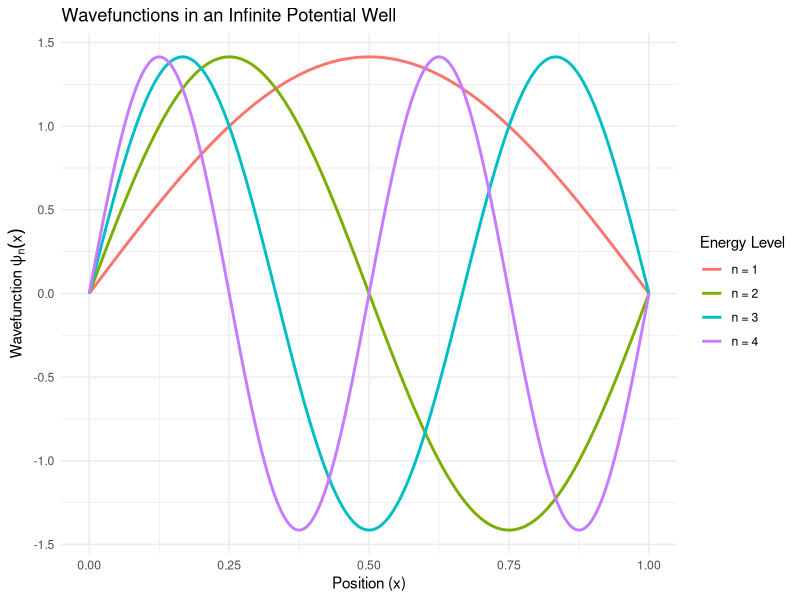
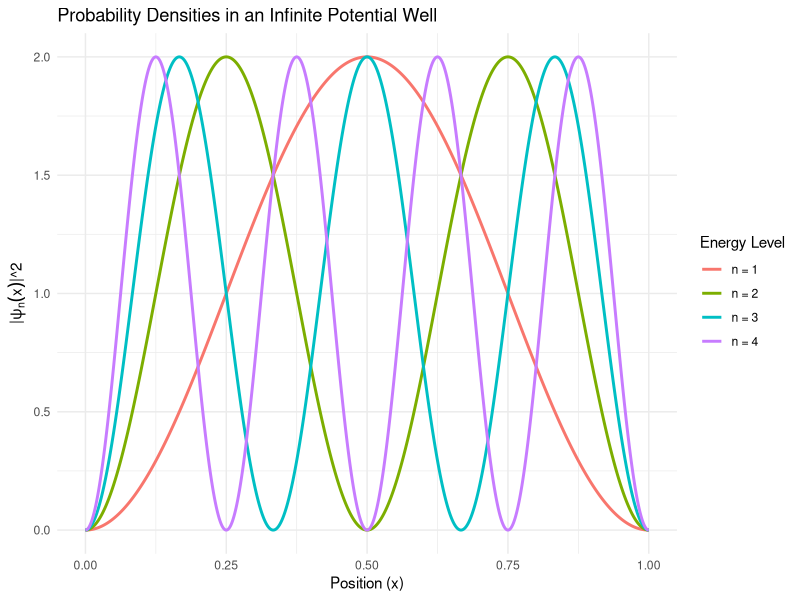

Reproduce these figures in R, in order.
# Conditional installation of required libraries
if(!require(ggplot2)) install.packages("ggplot2")
if(!require(tidyr)) install.packages("tidyr")      # For data manipulation
if(!require(dplyr)) install.packages("dplyr")      # For data manipulation

# Load the libraries
library(ggplot2)
library(tidyr)
library(dplyr)

# Define parameters
L <- 1        # Width of the potential well (meters)
m <- 1        # Mass of the particle (kg)
hbar <- 1     # Reduced Planck's constant

# Position range
x <- seq(0, L, length.out = 1000)

# Function to calculate the wavefunction for a particle in an infinite potential well
psi_n_well <- function(n, x, L) {
  sqrt(2/L) * sin(n * pi * x / L)
}

# Energy levels
n_levels <- 4  # Compute the first 4 energy levels (n = 1 to 4)

# Create a data frame to store the wavefunctions
wavefunctions_well <- data.frame(x = x)

# Calculate wavefunctions for each energy level
for (n in 1:n_levels) {
  wavefunctions_well[[paste0("n", n)]] <- psi_n_well(n, x, L)
}

# Reshape data for plotting
wavefunctions_long_well <- wavefunctions_well %>%
  pivot_longer(cols = starts_with("n"),
               names_to = "Energy_Level",
               values_to = "Psi") %>%
  mutate(Energy_Level = factor(Energy_Level, 
                               levels = paste0("n", 1:n_levels),
                               labels = paste("n =", 1:n_levels)))

# Plot the wavefunctions
ggplot(wavefunctions_long_well, aes(x = x, y = Psi, color = Energy_Level)) +
  geom_line(size = 1) +
  labs(title = "Wavefunctions in an Infinite Potential Well",
       x = "Position (x)",
       y = expression(paste("Wavefunction ", psi[n](x))),
       color = "Energy Level") +
  theme_minimal()

# Calculate probability densities
wavefunctions_long_well <- wavefunctions_long_well %>%
  mutate(Probability_Density = Psi^2)

# Plot the probability densities
ggplot(wavefunctions_long_well, aes(x = x, y = Probability_Density, color = Energy_Level)) +
  geom_line(size = 1) +
  labs(title = "Probability Densities in an Infinite Potential Well",
       x = "Position (x)",
       y = expression(paste("|", psi[n](x), "|^2")),
       color = "Energy Level") +
  theme_minimal()